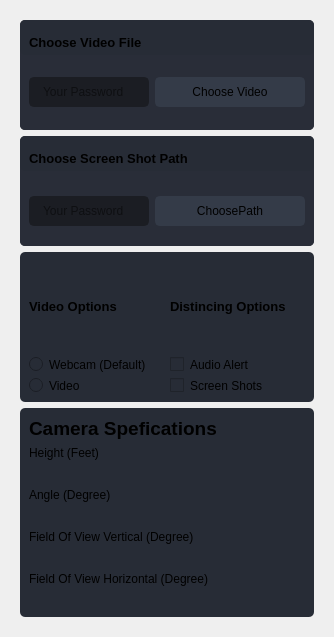
                  <widget class="QWidget" name="page_widgets">
                   <layout class="QVBoxLayout" name="verticalLayout_6">
                    <item>
                     <widget class="QFrame" name="frame_Adv">
                      <property name="styleSheet">
                       <string notr="true">border-radius: 5px;</string>
                      </property>
                      <property name="frameShape">
                       <enum>QFrame::StyledPanel</enum>
                      </property>
                      <property name="frameShadow">
                       <enum>QFrame::Raised</enum>
                      </property>
                      <layout class="QVBoxLayout" name="verticalLayout_13">
                       <item>
                        <widget class="QFrame" name="frame_video">
                         <property name="minimumSize">
                          <size>
                           <width>0</width>
                           <height>110</height>
                          </size>
                         </property>
                         <property name="maximumSize">
                          <size>
                           <width>16777215</width>
                           <height>110</height>
                          </size>
                         </property>
                         <property name="styleSheet">
                          <string notr="true">background-color: rgb(41, 45, 56);
border-radius: 5px;
</string>
                         </property>
                         <property name="frameShape">
                          <enum>QFrame::NoFrame</enum>
                         </property>
                         <property name="frameShadow">
                          <enum>QFrame::Raised</enum>
                         </property>
                         <layout class="QVBoxLayout" name="verticalLayout_7">
                          <property name="spacing">
                           <number>0</number>
                          </property>
                          <property name="leftMargin">
                           <number>0</number>
                          </property>
                          <property name="topMargin">
                           <number>0</number>
                          </property>
                          <property name="rightMargin">
                           <number>0</number>
                          </property>
                          <property name="bottomMargin">
                           <number>0</number>
                          </property>
                          <item>
                           <widget class="QFrame" name="Video_Title">
                            <property name="maximumSize">
                             <size>
                              <width>16777215</width>
                              <height>35</height>
                             </size>
                            </property>
                            <property name="styleSheet">
                             <string notr="true">background-color: rgb(39, 44, 54);</string>
                            </property>
                            <property name="frameShape">
                             <enum>QFrame::StyledPanel</enum>
                            </property>
                            <property name="frameShadow">
                             <enum>QFrame::Raised</enum>
                            </property>
                            <layout class="QVBoxLayout" name="verticalLayout_8">
                             <property name="bottomMargin">
                              <number>0</number>
                             </property>
                             <item>
                              <widget class="QLabel" name="label_video">
                               <property name="font">
                                <font>
                                 <family>Segoe UI</family>
                                 <pointsize>10</pointsize>
                                 <weight>75</weight>
                                 <bold>true</bold>
                                </font>
                               </property>
                               <property name="styleSheet">
                                <string notr="true"/>
                               </property>
                               <property name="text">
                                <string>Choose Video File</string>
                               </property>
                              </widget>
                             </item>
                            </layout>
                           </widget>
                          </item>
                          <item>
                           <widget class="QFrame" name="frame_v_path">
                            <property name="frameShape">
                             <enum>QFrame::NoFrame</enum>
                            </property>
                            <property name="frameShadow">
                             <enum>QFrame::Raised</enum>
                            </property>
                            <layout class="QHBoxLayout" name="horizontalLayout_9">
                             <item>
                              <layout class="QGridLayout" name="grid_v_path">
                               <property name="bottomMargin">
                                <number>0</number>
                               </property>
                               <item row="0" column="0">
                                <widget class="QLineEdit" name="lineEdit_video">
                                 <property name="minimumSize">
                                  <size>
                                   <width>0</width>
                                   <height>30</height>
                                  </size>
                                 </property>
                                 <property name="contextMenuPolicy">
                                  <enum>Qt::DefaultContextMenu</enum>
                                 </property>
                                 <property name="styleSheet">
                                  <string notr="true">QLineEdit {
	background-color: rgb(27, 29, 35);
	border-radius: 5px;
	border: 2px solid rgb(27, 29, 35);
	padding-left: 10px;
}
QLineEdit:hover {
	border: 2px solid rgb(64, 71, 88);
}
QLineEdit:focus {
	border: 2px solid rgb(91, 101, 124);
}</string>
                                 </property>
                                 <property name="inputMask">
                                  <string/>
                                 </property>
                                 <property name="text">
                                  <string/>
                                 </property>
                                 <property name="placeholderText">
                                  <string>Your Password</string>
                                 </property>
                                </widget>
                               </item>
                               <item row="0" column="1">
                                <widget class="QPushButton" name="Open_v_button">
                                 <property name="minimumSize">
                                  <size>
                                   <width>150</width>
                                   <height>30</height>
                                  </size>
                                 </property>
                                 <property name="font">
                                  <font>
                                   <family>Segoe UI</family>
                                   <pointsize>9</pointsize>
                                  </font>
                                 </property>
                                 <property name="styleSheet">
                                  <string notr="true">QPushButton {
	border: 2px solid rgb(52, 59, 72);
	border-radius: 5px;	
	background-color: rgb(52, 59, 72);
}
QPushButton:hover {
	background-color: rgb(57, 65, 80);
	border: 2px solid rgb(61, 70, 86);
}
QPushButton:pressed {	
	background-color: rgb(35, 40, 49);
	border: 2px solid rgb(43, 50, 61);
}</string>
                                 </property>
                                 <property name="text">
                                  <string>Choose Video</string>
                                 </property>
                                 <property name="icon">
                                  <iconset resource="files.qrc">
                                   <normaloff>:/16x16/icons/16x16/cil-folder-open.png</normaloff>:/16x16/icons/16x16/cil-folder-open.png</iconset>
                                 </property>
                                </widget>
                               </item>
                              </layout>
                             </item>
                            </layout>
                           </widget>
                          </item>
                         </layout>
                        </widget>
                       </item>
                       <item>
                        <widget class="QFrame" name="frame_video_2">
                         <property name="minimumSize">
                          <size>
                           <width>0</width>
                           <height>110</height>
                          </size>
                         </property>
                         <property name="maximumSize">
                          <size>
                           <width>16777215</width>
                           <height>110</height>
                          </size>
                         </property>
                         <property name="styleSheet">
                          <string notr="true">background-color: rgb(41, 45, 56);
border-radius: 5px;
</string>
                         </property>
                         <property name="frameShape">
                          <enum>QFrame::NoFrame</enum>
                         </property>
                         <property name="frameShadow">
                          <enum>QFrame::Raised</enum>
                         </property>
                         <layout class="QVBoxLayout" name="verticalLayout_14">
                          <property name="leftMargin">
                           <number>0</number>
                          </property>
                          <property name="topMargin">
                           <number>0</number>
                          </property>
                          <property name="rightMargin">
                           <number>0</number>
                          </property>
                          <property name="bottomMargin">
                           <number>0</number>
                          </property>
                          <item>
                           <widget class="QFrame" name="Screen_Title">
                            <property name="maximumSize">
                             <size>
                              <width>16777215</width>
                              <height>35</height>
                             </size>
                            </property>
                            <property name="styleSheet">
                             <string notr="true">background-color: rgb(39, 44, 54);</string>
                            </property>
                            <property name="frameShape">
                             <enum>QFrame::StyledPanel</enum>
                            </property>
                            <property name="frameShadow">
                             <enum>QFrame::Raised</enum>
                            </property>
                            <layout class="QGridLayout" name="gridLayout_6">
                             <property name="bottomMargin">
                              <number>0</number>
                             </property>
                             <item row="0" column="0">
                              <widget class="QLabel" name="label_path">
                               <property name="font">
                                <font>
                                 <family>Segoe UI</family>
                                 <pointsize>10</pointsize>
                                 <weight>75</weight>
                                 <bold>true</bold>
                                </font>
                               </property>
                               <property name="styleSheet">
                                <string notr="true"/>
                               </property>
                               <property name="text">
                                <string>Choose Screen Shot Path</string>
                               </property>
                              </widget>
                             </item>
                            </layout>
                           </widget>
                          </item>
                          <item>
                           <widget class="QFrame" name="frame_p_path">
                            <property name="frameShape">
                             <enum>QFrame::NoFrame</enum>
                            </property>
                            <property name="frameShadow">
                             <enum>QFrame::Raised</enum>
                            </property>
                            <layout class="QHBoxLayout" name="horizontalLayout_11">
                             <item>
                              <layout class="QGridLayout" name="grid_p_path">
                               <property name="bottomMargin">
                                <number>0</number>
                               </property>
                               <item row="0" column="0">
                                <widget class="QLineEdit" name="lineEdit_path">
                                 <property name="minimumSize">
                                  <size>
                                   <width>0</width>
                                   <height>30</height>
                                  </size>
                                 </property>
                                 <property name="contextMenuPolicy">
                                  <enum>Qt::DefaultContextMenu</enum>
                                 </property>
                                 <property name="styleSheet">
                                  <string notr="true">QLineEdit {
	background-color: rgb(27, 29, 35);
	border-radius: 5px;
	border: 2px solid rgb(27, 29, 35);
	padding-left: 10px;
}
QLineEdit:hover {
	border: 2px solid rgb(64, 71, 88);
}
QLineEdit:focus {
	border: 2px solid rgb(91, 101, 124);
}</string>
                                 </property>
                                 <property name="inputMask">
                                  <string/>
                                 </property>
                                 <property name="text">
                                  <string/>
                                 </property>
                                 <property name="placeholderText">
                                  <string>Your Password</string>
                                 </property>
                                </widget>
                               </item>
                               <item row="0" column="1">
                                <widget class="QPushButton" name="Open_p_button">
                                 <property name="minimumSize">
                                  <size>
                                   <width>150</width>
                                   <height>30</height>
                                  </size>
                                 </property>
                                 <property name="font">
                                  <font>
                                   <family>Segoe UI</family>
                                   <pointsize>9</pointsize>
                                  </font>
                                 </property>
                                 <property name="styleSheet">
                                  <string notr="true">QPushButton {
	border: 2px solid rgb(52, 59, 72);
	border-radius: 5px;	
	background-color: rgb(52, 59, 72);
}
QPushButton:hover {
	background-color: rgb(57, 65, 80);
	border: 2px solid rgb(61, 70, 86);
}
QPushButton:pressed {	
	background-color: rgb(35, 40, 49);
	border: 2px solid rgb(43, 50, 61);
}</string>
                                 </property>
                                 <property name="text">
                                  <string>ChoosePath</string>
                                 </property>
                                 <property name="icon">
                                  <iconset resource="files.qrc">
                                   <normaloff>:/16x16/icons/16x16/cil-folder-open.png</normaloff>:/16x16/icons/16x16/cil-folder-open.png</iconset>
                                 </property>
                                </widget>
                               </item>
                              </layout>
                             </item>
                            </layout>
                           </widget>
                          </item>
                         </layout>
                        </widget>
                       </item>
                       <item>
                        <widget class="QFrame" name="frame_Checks">
                         <property name="enabled">
                          <bool>true</bool>
                         </property>
                         <property name="sizePolicy">
                          <sizepolicy hsizetype="Preferred" vsizetype="Fixed">
                           <horstretch>0</horstretch>
                           <verstretch>0</verstretch>
                          </sizepolicy>
                         </property>
                         <property name="minimumSize">
                          <size>
                           <width>0</width>
                           <height>150</height>
                          </size>
                         </property>
                         <property name="styleSheet">
                          <string notr="true">background-color: rgb(39, 44, 54);
border-radius: 5px;</string>
                         </property>
                         <property name="frameShape">
                          <enum>QFrame::StyledPanel</enum>
                         </property>
                         <property name="frameShadow">
                          <enum>QFrame::Raised</enum>
                         </property>
                         <layout class="QGridLayout" name="gridLayout">
                          <item row="0" column="0">
                           <widget class="QLabel" name="label_vo">
                            <property name="font">
                             <font>
                              <pointsize>10</pointsize>
                              <weight>75</weight>
                              <bold>true</bold>
                             </font>
                            </property>
                            <property name="text">
                             <string>Video Options</string>
                            </property>
                           </widget>
                          </item>
                          <item row="0" column="1">
                           <widget class="QLabel" name="label_do">
                            <property name="font">
                             <font>
                              <pointsize>10</pointsize>
                              <weight>75</weight>
                              <bold>true</bold>
                             </font>
                            </property>
                            <property name="text">
                             <string>Distincing Options</string>
                            </property>
                           </widget>
                          </item>
                          <item row="1" column="0">
                           <widget class="QRadioButton" name="webcam_Radio">
                            <property name="styleSheet">
                             <string notr="true"/>
                            </property>
                            <property name="text">
                             <string>Webcam (Default)</string>
                            </property>
                           </widget>
                          </item>
                          <item row="1" column="1">
                           <widget class="QCheckBox" name="audio_Check">
                            <property name="autoFillBackground">
                             <bool>false</bool>
                            </property>
                            <property name="styleSheet">
                             <string notr="true"/>
                            </property>
                            <property name="text">
                             <string>Audio Alert</string>
                            </property>
                           </widget>
                          </item>
                          <item row="2" column="0">
                           <widget class="QRadioButton" name="video_Radio">
                            <property name="text">
                             <string>Video</string>
                            </property>
                           </widget>
                          </item>
                          <item row="2" column="1">
                           <widget class="QCheckBox" name="screen_Check">
                            <property name="text">
                             <string>Screen Shots</string>
                            </property>
                           </widget>
                          </item>
                         </layout>
                        </widget>
                       </item>
                       <item>
                        <widget class="QFrame" name="frame_camera">
                         <property name="styleSheet">
                          <string notr="true">background-color: rgb(39, 44, 54);
border-radius: 5px;</string>
                         </property>
                         <property name="frameShape">
                          <enum>QFrame::StyledPanel</enum>
                         </property>
                         <property name="frameShadow">
                          <enum>QFrame::Raised</enum>
                         </property>
                         <layout class="QVBoxLayout" name="verticalLayout_15">
                          <item>
                           <widget class="QLabel" name="camera_title">
                            <property name="font">
                             <font>
                              <pointsize>14</pointsize>
                              <weight>75</weight>
                              <bold>true</bold>
                             </font>
                            </property>
                            <property name="text">
                             <string>Camera Spefications</string>
                            </property>
                           </widget>
                          </item>
                          <item>
                           <widget class="QLabel" name="height_title">
                            <property name="text">
                             <string>Height (Feet)</string>
                            </property>
                           </widget>
                          </item>
                          <item>
                           <widget class="QLineEdit" name="height_lineEdit"/>
                          </item>
                          <item>
                           <widget class="QLabel" name="angle_title">
                            <property name="text">
                             <string>Angle (Degree)</string>
                            </property>
                           </widget>
                          </item>
                          <item>
                           <widget class="QLineEdit" name="angle_lineEdit"/>
                          </item>
                          <item>
                           <widget class="QLabel" name="fov_v_title">
                            <property name="text">
                             <string>Field Of View Vertical (Degree)</string>
                            </property>
                           </widget>
                          </item>
                          <item>
                           <widget class="QLineEdit" name="fov_v_lineEdit"/>
                          </item>
                          <item>
                           <widget class="QLabel" name="fov_h_title">
                            <property name="text">
                             <string>Field Of View Horizontal (Degree)</string>
                            </property>
                           </widget>
                          </item>
                          <item>
                           <widget class="QLineEdit" name="fov_h_lineEdit"/>
                          </item>
                         </layout>
                        </widget>
                       </item>
                      </layout>
                     </widget>
                    </item>
                   </layout>
                  </widget>
